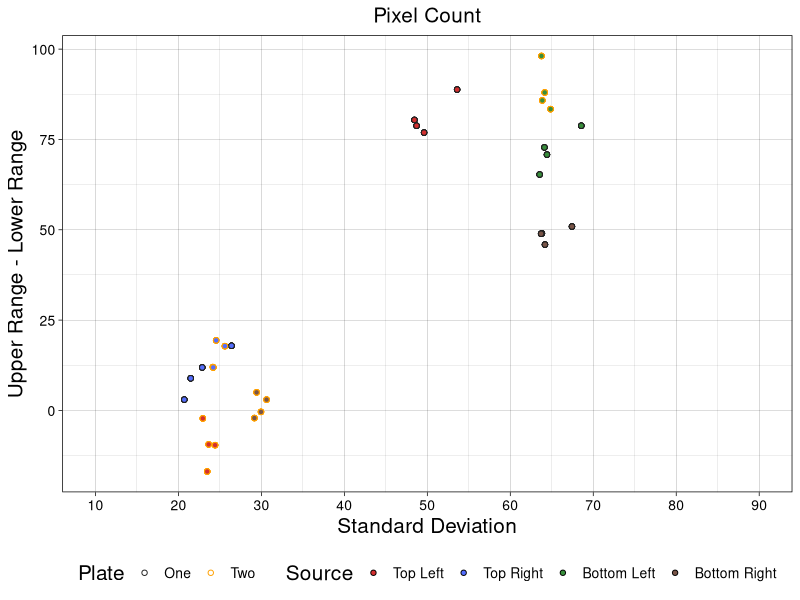
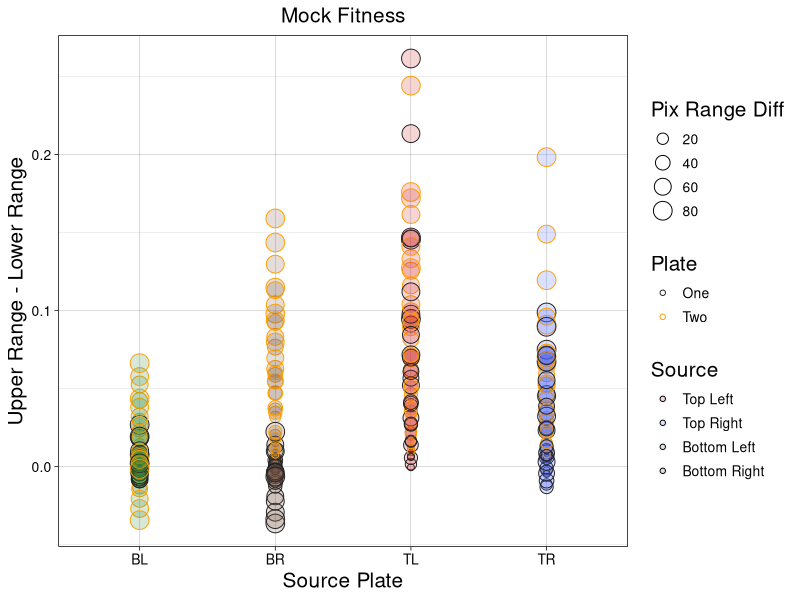
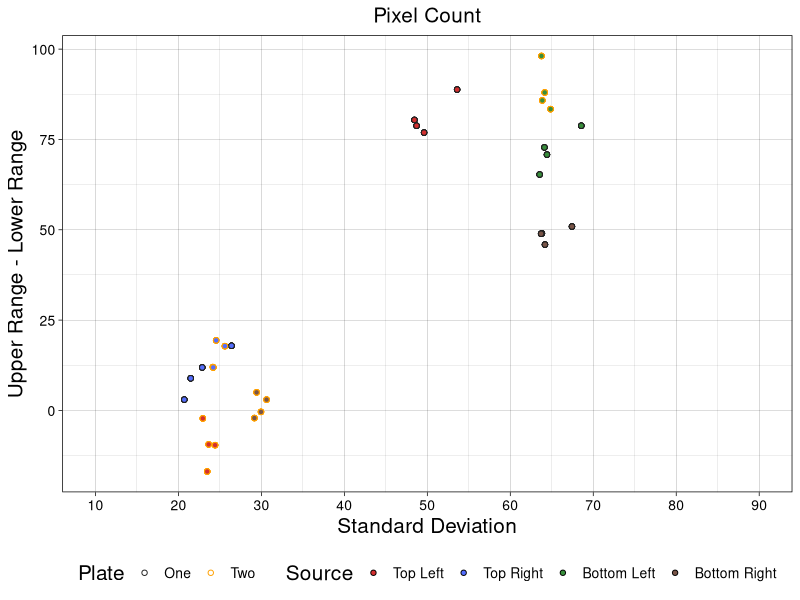
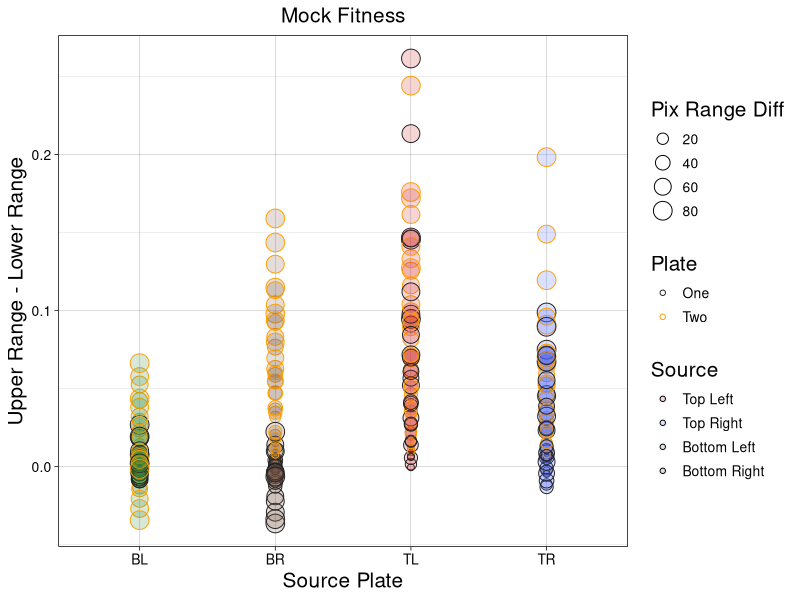

Here is the R script that generated these plots, in order:

##### Author  : Saurin Parikh (dr.saurin.parikh@gmail.com)
##### Date    : 05/16/2019

##### INITIALIZE
library(ggplot2)

##### GET/SET DATA
out_path = 'figs/';
expt_name = '4C3_GA1'

data <- read.csv(file="rawdata/perc.csv", header=TRUE, sep=",")
data$pl[data$i < 5] = "One"; data$pl[data$i > 4] = "Two"
data$source[data$i == 1 | data$i == 5] = 'TL'
data$source[data$i == 2 | data$i == 6] = 'TR'
data$source[data$i == 3 | data$i == 7] = 'BL'
data$source[data$i == 4 | data$i == 8] = 'BR'

data$a_diff <- data$avg_ul - data$avg_ll
data$f_diff <- data$f_ul - data$f_ll
data$m_diff <- data$mck_ul - data$mck_ll
data$mf_diff <- data$m_ul - data$m_ll

##### PERC PLOT
ggplot(data, aes(x = data$avg_sd, y = data$a_diff, col = pl, fill = source),size = 4) +
  geom_point(shape = 21, lwd = 2) +
  labs(title = 'Pixel Count',
       x = 'Standard Deviation',
       y = 'Upper Range - Lower Range') +
  scale_colour_manual(name="Plate",
                      values=c("One"="#212121","Two"="#FFA000")) +
  scale_fill_manual(name="Source",
                      values=c("TL"="#D32F2F","TR"="#536DFE","BL"="#388E3C","BR"="#795548"),
                      breaks=c("TL","TR","BL","BR"),
                      labels=c("Top Left","Top Right","Bottom Left","Bottom Right")) +
  scale_x_continuous(breaks = seq(0,100,10),
                     minor_breaks = seq(0,100,5),
                     limits = c(10,90)) +
  scale_y_continuous(breaks = seq(-100,100,25),
                     minor_breaks = seq(-100,100,12.5)) +
  theme_linedraw() +
  theme(axis.text.x = element_text(size=10),
        axis.title.x = element_text(size=15),
        axis.text.y = element_text(size=10),
        axis.title.y = element_text(size=15),
        legend.text = element_text(size=10),
        legend.title = element_text(size=15),
        legend.position = 'bottom',
        plot.title = element_text(size=15,hjust = 0.5))
ggsave(sprintf("%s%s_PERC_PIX.png",
               out_path,expt_name),
       width = 10,height = 10.5)


ggplot(data, aes(x = source, y = mf_diff, col = pl, fill = source, size = mock_sd)) +
  geom_point(shape = 21) +
  labs(title = 'Mock Fitness',
       x = 'Source Plate',
       y = 'Upper Range - Lower Range') +
  scale_size(name = 'Pix Range Diff',range = c(2, 6)) +
  scale_colour_manual(name="Plate",
                      values=c("One"="#212121","Two"="#FFA000")) +
  scale_fill_manual(name="Source",
                    values=alpha(c("TL"="#D32F2F","TR"="#536DFE","BL"="#388E3C","BR"="#795548"),0.2),
                    breaks=c("TL","TR","BL","BR"),
                    labels=c("Top Left","Top Right","Bottom Left","Bottom Right")) +
  # scale_x_continuous(breaks = seq(0,100,10),
  #                    minor_breaks = seq(0,100,5),
  #                    limits = c(10,90)) +
  # scale_y_continuous(breaks = seq(-100,100,25),
  #                    minor_breaks = seq(-100,100,12.5)) +
  theme_linedraw() +
  theme(axis.text.x = element_text(size=10),
        axis.title.x = element_text(size=15),
        axis.text.y = element_text(size=10),
        axis.title.y = element_text(size=15),
        legend.text = element_text(size=10),
        legend.title = element_text(size=15),
        legend.position = 'right',
        plot.title = element_text(size=15,hjust = 0.5))
ggsave(sprintf("%s%s_PERC_sourceF.png",
               out_path,expt_name),
       width = 11,height = 10)
